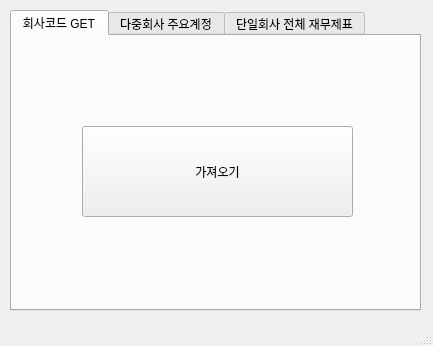
<?xml version="1.0" encoding="UTF-8"?>
<ui version="4.0">
 <class>MainWindow</class>
 <widget class="QMainWindow" name="MainWindow">
  <property name="windowModality">
   <enum>Qt::ApplicationModal</enum>
  </property>
  <property name="geometry">
   <rect>
    <x>0</x>
    <y>0</y>
    <width>433</width>
    <height>346</height>
   </rect>
  </property>
  <property name="windowTitle">
   <string>MainWindow</string>
  </property>
  <widget class="QWidget" name="centralwidget">
   <widget class="QTabWidget" name="tabWidget">
    <property name="geometry">
     <rect>
      <x>10</x>
      <y>10</y>
      <width>411</width>
      <height>301</height>
     </rect>
    </property>
    <property name="currentIndex">
     <number>0</number>
    </property>
    <widget class="QWidget" name="tab_2">
     <attribute name="title">
      <string>회사코드 GET</string>
     </attribute>
     <widget class="QPushButton" name="get_corpcode_excel_btn">
      <property name="geometry">
       <rect>
        <x>70</x>
        <y>90</y>
        <width>271</width>
        <height>91</height>
       </rect>
      </property>
      <property name="text">
       <string>가져오기</string>
      </property>
     </widget>
    </widget>
    <widget class="QWidget" name="tab">
     <attribute name="title">
      <string>다중회사 주요계정</string>
     </attribute>
     <widget class="QLabel" name="label_24">
      <property name="geometry">
       <rect>
        <x>70</x>
        <y>20</y>
        <width>131</width>
        <height>41</height>
       </rect>
      </property>
      <property name="text">
       <string>회사 코드 리스트</string>
      </property>
     </widget>
     <widget class="QPushButton" name="btn_del_corpcode">
      <property name="geometry">
       <rect>
        <x>300</x>
        <y>20</y>
        <width>41</width>
        <height>30</height>
       </rect>
      </property>
      <property name="text">
       <string>제거</string>
      </property>
     </widget>
     <widget class="QListWidget" name="corpcode_list">
      <property name="geometry">
       <rect>
        <x>70</x>
        <y>60</y>
        <width>271</width>
        <height>141</height>
       </rect>
      </property>
     </widget>
     <widget class="QPushButton" name="btn_start">
      <property name="geometry">
       <rect>
        <x>70</x>
        <y>220</y>
        <width>271</width>
        <height>31</height>
       </rect>
      </property>
      <property name="text">
       <string>시작</string>
      </property>
     </widget>
     <widget class="QPushButton" name="btn_get_corpcode">
      <property name="geometry">
       <rect>
        <x>180</x>
        <y>20</y>
        <width>111</width>
        <height>31</height>
       </rect>
      </property>
      <property name="text">
       <string>불러오기</string>
      </property>
     </widget>
    </widget>
    <widget class="QWidget" name="widget">
     <attribute name="title">
      <string>단일회사 전체 재무제표</string>
     </attribute>
     <widget class="QLabel" name="total_num">
      <property name="geometry">
       <rect>
        <x>480</x>
        <y>210</y>
        <width>61</width>
        <height>41</height>
       </rect>
      </property>
      <property name="text">
       <string/>
      </property>
      <property name="alignment">
       <set>Qt::AlignRight|Qt::AlignTrailing|Qt::AlignVCenter</set>
      </property>
     </widget>
     <widget class="QPushButton" name="btn_get_corpcode_2">
      <property name="geometry">
       <rect>
        <x>180</x>
        <y>20</y>
        <width>111</width>
        <height>31</height>
       </rect>
      </property>
      <property name="text">
       <string>불러오기</string>
      </property>
     </widget>
     <widget class="QLabel" name="label_25">
      <property name="geometry">
       <rect>
        <x>70</x>
        <y>20</y>
        <width>131</width>
        <height>41</height>
       </rect>
      </property>
      <property name="text">
       <string>회사 코드 리스트</string>
      </property>
     </widget>
     <widget class="QListWidget" name="corpcode_list_2">
      <property name="geometry">
       <rect>
        <x>70</x>
        <y>60</y>
        <width>271</width>
        <height>141</height>
       </rect>
      </property>
     </widget>
     <widget class="QPushButton" name="btn_del_corpcode_2">
      <property name="geometry">
       <rect>
        <x>300</x>
        <y>20</y>
        <width>41</width>
        <height>30</height>
       </rect>
      </property>
      <property name="text">
       <string>제거</string>
      </property>
     </widget>
     <widget class="QPushButton" name="btn_start_2">
      <property name="geometry">
       <rect>
        <x>70</x>
        <y>220</y>
        <width>271</width>
        <height>31</height>
       </rect>
      </property>
      <property name="text">
       <string>시작</string>
      </property>
     </widget>
    </widget>
   </widget>
  </widget>
  <widget class="QStatusBar" name="statusbar"/>
 </widget>
 <resources/>
 <connections/>
</ui>
